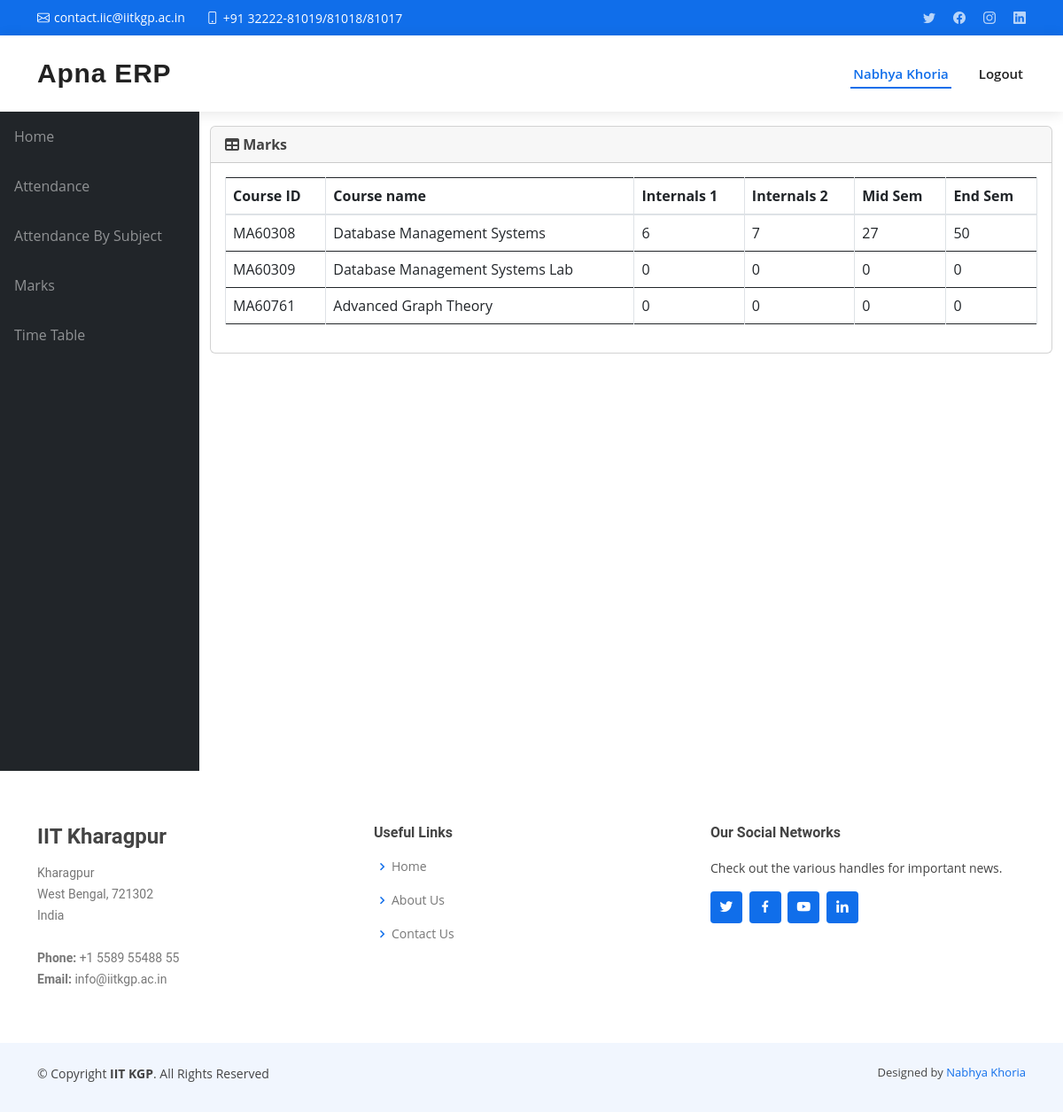
The page /info/student/20MA20035/marks_list/ (signed in) on the database its author committed.
### info/models.py (models this page shows, shortened)
class User(AbstractUser):
    @property
    def is_student(self):
        if hasattr(self, 'student'):
            return True
        return False

class Student(models.Model):
    user = models.OneToOneField(User, on_delete=models.CASCADE, null=True)
    class_id = models.ForeignKey(Class, on_delete=models.CASCADE, default=1)
    USN = models.CharField(primary_key='True', max_length=100)
    name = models.CharField(max_length=200)
    sex = models.CharField(max_length=50, choices=sex_choice, default='Male')
    DOB = models.DateField(default='1998-01-01')

class StudentCourse(models.Model):
    student = models.ForeignKey(Student, on_delete=models.CASCADE)
    course = models.ForeignKey(Course, on_delete=models.CASCADE)
    class Meta:
        unique_together = (('student', 'course'),)
        verbose_name_plural = 'Marks'

class Course(models.Model):
    dept = models.ForeignKey(Dept, on_delete=models.CASCADE)
    id = models.CharField(primary_key='True', max_length=50)
    name = models.CharField(max_length=50)
    shortname = models.CharField(max_length=50, default='X')

class Marks(models.Model):
    studentcourse = models.ForeignKey(StudentCourse, on_delete=models.CASCADE)
    name = models.CharField(max_length=50, choices=test_name, default='Internal test 1')
    marks1 = models.IntegerField(default=0, validators=[MinValueValidator(0), MaxValueValidator(100)])
    class Meta:
        unique_together = (('studentcourse', 'name'),)

### info/views.py (the view)
# urls.py: path('student/<slug:stud_id>/marks_list/',
@login_required()
def marks_list(request, stud_id):
    stud = Student.objects.get(USN=stud_id, )
    ass_list = Assign.objects.filter(class_id_id=stud.class_id)
    sc_list = []
    for ass in ass_list:
        try:
            sc = StudentCourse.objects.get(student=stud, course=ass.course)
        except StudentCourse.DoesNotExist:
            sc = StudentCourse(student=stud, course=ass.course)
            sc.save()
            sc.marks_set.create(type='I', name='Internal test 1')
            sc.marks_set.create(type='I', name='Internal test 2')
            sc.marks_set.create(type='I', name='Mid Semester Exam')
            sc.marks_set.create(type='S', name='Semester End Exam')
        sc_list.append(sc)
    return render(request, 'info/marks_list.html', {'sc_list': sc_list})

### info/templates/info/marks_list.html
{% extends 'info/base.html' %}
    {% load static %}
    {% block content %}
                  <div class="card mb-3">
            <div class="card-header">
              <i class="fas fa-table"></i>
            <b>Marks</b></div>
            <div class="card-body">
              <div class="table-responsive">
                <table class="table table-bordered" id="dataTable" width="100%" cellspacing="0">
                  <thead>
                    <tr>
                        <th>Course ID</th>
                        <th>Course name</th>
                        <th>Internals 1</th>
                        <th>Internals 2</th>
                        <th>Mid Sem</th>
                        <th>End Sem</th>
                    </tr>
                  </thead>
                  <tbody>
                    {% for sc in sc_list %}
                    <tr>
                        <td>{{ sc.course_id }}</td>
                        <td>{{sc.course.name}}</td>
                        {% for m in sc.marks_set.all %}
                            <td>{{ m.marks1 }}</td>
                        {% endfor %}
                    </tr>
                    {% empty %}
                            <p>student has no courses</p>
                    {% endfor %}
                  </tbody>
                </table>
              </div>
            </div>
          </div>
    {% endblock %}

### info/templates/info/base.html (shortened to what this page needs)
<!DOCTYPE html>
<html lang="en">
  <head>
      {% load static %}
    <link href="{% static '/info/bootstrap/vendor/bootstrap/css/bootstrap.min.css' %}" rel="stylesheet">
    <link href="{% static '/info/bootstrap/vendor/fontawesome-free/css/all.min.css' %}" rel="stylesheet" type="text/css">
    <link href="{% static '/info/bootstrap/vendor/datatables/dataTables.bootstrap4.css' %}" rel="stylesheet">
    <link href="{% static '/info/bootstrap/css/sb-admin.css' %}" rel="stylesheet">
<link href="{% static 'info/home/vendor/aos/aos.css' %}" rel="stylesheet">
<link href="{% static 'info/home/vendor/bootstrap/css/bootstrap.min.css' %}" rel="stylesheet">
<link href="{% static 'info/home/vendor/bootstrap-icons/bootstrap-icons.css' %}" rel="stylesheet">
<link href="{% static 'info/home/vendor/boxicons/css/boxicons.min.css' %}" rel="stylesheet">
<link href="{% static 'info/home/vendor/glightbox/css/glightbox.min.css' %}" rel="stylesheet">
<link href="{% static 'info/home/vendor/swiper/swiper-bundle.min.css' %}" rel="stylesheet">
<link href="{% static 'info/home/css/style.css' %}" rel="stylesheet">
  </head>
  <body id="page-top">
    <section id="topbar" class="d-flex align-items-center">
      <div class="container d-flex justify-content-center justify-content-md-between">
        <div class="contact-info d-flex align-items-center">
          <i class="bi bi-envelope d-flex align-items-center"><a href="mailto:contact@example.com">contact.iic@iitkgp.ac.in</a></i>
        <i class="bi bi-phone d-flex align-items-center ms-4"><span>+91 32222-81019/81018/81017</span></i>
        </div>
        <div class="social-links d-none d-md-flex align-items-center">
          <a href="#" class="twitter"><i class="bi bi-twitter"></i></a>
          <a href="#" class="facebook"><i class="bi bi-facebook"></i></a>
          <a href="#" class="instagram"><i class="bi bi-instagram"></i></a>
          <a href="#" class="linkedin"><i class="bi bi-linkedin"></i></i></a>
        </div>
      </div>
    </section>
    <header id="header" class="d-flex align-items-center" >
      <div class="container d-flex align-items-center justify-content-between">
        <h1 class="logo"><a href="{% url 'index' %}">Apna ERP</a></h1>
        <button class="btn btn-link btn-sm text-white order-1 order-sm-0" id="sidebarToggle" href="#">
          <i class="fas fa-bars"></i>
        </button>
        <nav id="navbar" class="navbar">
          <ul>
            <li><a class="nav-link  text-capitalize active" href="#">
            {% if request.user.is_student %}
                    {{ request.user.student.name }}
                {% elif request.user.is_teacher %}
                    {{ request.user.teacher.name }}
                {% endif %}
              </a></li>
            <li><a class="nav-link " href="#" data-toggle="modal" data-target="#logoutModal">Logout</a></li>
          </ul>
        </nav>
      </div>
    </header>
    <div id="wrapper">
      <ul class="sidebar navbar-nav">
            <li class="nav-item">
              <a class="nav-link" href="{% url 'index' %}">
                <span>Home</span>
              </a>
            </li>
        {% if request.user.is_student %}
            <li class="nav-item">
              <a class="nav-link" href="{% url 'attendance' request.user.student.USN %}">
                <span>Attendance</span>
              </a>
            </li>
            <li class="nav-item">
              <a class="nav-link" href="{% url 'attendance' request.user.student.USN %}">
                <span>Attendance By Subject</span>
              </a>
            </li>
            <li class="nav-item">
              <a class="nav-link" href="{% url 'marks_list' request.user.student.USN %}">
                <span>Marks</span>
              </a>
            </li>
              <li class="nav-item">
              <a class="nav-link" href="{% url 'timetable' request.user.student.class_id_id %}">
                <span>Time Table</span>
              </a>
            </li>
        {% endif %}
      </ul>
      <div id="content-wrapper">
        <div class="container-fluid">
            {% block content %}
            {% endblock %}
        </div>
      </div>
    </div>
    <footer id="footer">
    <div class="footer-top">
      <div class="container">
        <div class="row">
          <div class="col-lg-4 col-md-6 footer-contact">
            <h3>IIT Kharagpur</h3>
            <p>
              Kharagpur <br>
              West Bengal, 721302<br>
              India <br><br>
              <strong>Phone:</strong> +1 5589 55488 55<br>
              <strong>Email:</strong> info@iitkgp.ac.in<br>
            </p>
          </div>
          <div class="col-lg-4 col-md-6 footer-links">
            <h4>Useful Links</h4>
            <ul>
              <li><i class="bx bx-chevron-right"></i> <a href="{% url 'home' %}#hero">Home</a></li>
              <li><i class="bx bx-chevron-right"></i> <a href="{% url 'home' %}#about">About Us</a></li>
              <li><i class="bx bx-chevron-right"></i> <a href="{% url 'home' %}#contact">Contact Us</a></li>
            </ul>
          </div>
          <div class="col-lg-4 col-md-6 footer-links">
            <h4>Our Social Networks</h4>
            <p>Check out the various handles for important news.</p>
            <div class="social-links mt-3">
              <a href="https://twitter.com/IITKgp" class="twitter" target="_blank"><i class="bx bxl-twitter"></i></a>
              <a href="https://www.facebook.com/IITKgp/" class="facebook" target="_blank"><i class="bx bxl-facebook"></i></a>
              <a href="https://www.youtube.com/@IITKharagpurOnline" class="google-plus" target="_blank"><i class="bx bxl-youtube"></i></a>
              <a href="https://www.linkedin.com/school/indian-institute-of-technology-kharagpur/" class="linkedin" target="_blank"><i class="bx bxl-linkedin"></i></a>
            </div>
          </div>
        </div>
      </div>
    </div>
    <div class="container py-4">
      <div class="copyright">
        &copy; Copyright <strong><span>IIT KGP</span></strong>. All Rights Reserved
      </div>
      <div class="credits">
        Designed by <a href="https://linkedin.com/in/nabhya-khoria-30a601218/" target="_blank">Nabhya Khoria</a>
      </div>
    </div>
  </footer>
  </body>
</html>

### info/static/info/home/css/style.css (style rules this page uses)
body { font-family: "Open Sans", sans-serif; color: #444444; overflow-x: hidden; }
a { color: #106eea; text-decoration: none; }
h1, h2, h3, h4, h5, h6 { font-family: "Roboto", sans-serif; }
#topbar { background: #106eea; height: 40px; font-size: 14px; transition: all 0.5s; color: #fff; padding: 0; }
#topbar .contact-info i { font-style: normal; color: #fff; }
#topbar .contact-info i a, #topbar .contact-info i span { padding-left: 5px; color: #fff; }
#topbar .contact-info i a { line-height: 0; transition: 0.3s; transition: 0.3s; }
#topbar .social-links a { color: rgba(255, 255, 255, 0.7); line-height: 0; transition: 0.3s; margin-left: 20px; }
#header { background: #fff; transition: all 0.5s; z-index: 997; height: 86px; box-shadow: 0px 2px 15px rgba(0, 0, 0, 0.1); }
#header .logo { font-size: 30px; margin: 0; padding: 0; line-height: 1; font-weight: 600; letter-spacing: 0.8px; font-family: "Poppins", sans-serif; }
#header .logo a { color: #222222; }
.navbar { padding: 0; }
.navbar ul { margin: 0; padding: 0; display: flex; list-style: none; align-items: center; }
.navbar li { position: relative; }
.navbar>ul>li { white-space: nowrap; padding: 10px 0 10px 28px; }
.navbar a, .navbar a:focus { display: flex; align-items: center; justify-content: space-between; padding: 0 3px; font-size: 15px; font-weight: 600; color: #222222; white-space: nowrap; transition: 0.3s; position: relative; }
.navbar>ul>li>a:before { content: ""; position: absolute; width: 100%; height: 2px; bottom: -6px; left: 0; background-color: #106eea; visibility: hidden; width: 0px; transition: all 0.3s ease-in-out 0s; }
.navbar a:hover:before, .navbar li:hover>a:before, .navbar .active:before { visibility: visible; width: 100%; }
.navbar a:hover, .navbar .active, .navbar .active:focus, .navbar li:hover>a { color: #106eea; }
section { padding: 60px 0; overflow: hidden; }
#footer { background: #fff; padding: 0 0 30px 0; color: #444444; font-size: 14px; background: #f1f6fe; }
#footer .footer-top { padding: 60px 0 30px 0; background: #fff; }
#footer .footer-top .footer-contact { margin-bottom: 30px; }
#footer .footer-top .footer-contact h3 { font-size: 24px; margin: 0 0 15px 0; padding: 2px 0 2px 0; line-height: 1; font-weight: 700; }
#footer .footer-top .footer-contact p { font-size: 14px; line-height: 24px; margin-bottom: 0; font-family: "Roboto", sans-serif; color: #777777; }
#footer .footer-top h4 { font-size: 16px; font-weight: bold; color: #444444; position: relative; padding-bottom: 12px; }
#footer .footer-top .footer-links { margin-bottom: 30px; }
#footer .footer-top .footer-links ul { list-style: none; padding: 0; margin: 0; }
#footer .footer-top .footer-links ul i { padding-right: 2px; color: #106eea; font-size: 18px; line-height: 1; }
#footer .footer-top .footer-links ul li { padding: 10px 0; display: flex; align-items: center; }
#footer .footer-top .footer-links ul li:first-child { padding-top: 0; }
#footer .footer-top .footer-links ul a { color: #777777; transition: 0.3s; display: inline-block; line-height: 1; }
#footer .footer-top .social-links a { font-size: 18px; display: inline-block; background: #106eea; color: #fff; line-height: 1; padding: 8px 0; margin-right: 4px; border-radius: 4px; text-align: center; width: 36px; height: 36px; transition: 0.3s; }
#footer .copyright { text-align: center; float: left; }
#footer .credits { float: right; text-align: center; font-size: 13px; color: #444444; }

### rows shown on the page
User: user.student.name "Nabhya Khoria"
StudentCourse: course_id "MA60308", course.name "Database Management Systems"
Marks: marks1 "6"
Marks: marks1 "7"
Marks: marks1 "27"
Marks: marks1 "50"
StudentCourse: course_id "MA60309", course.name "Database Management Systems Lab"
Marks: marks1 "0"
Marks: marks1 "0"
Marks: marks1 "0"
Marks: marks1 "0"
StudentCourse: course_id "MA60761", course.name "Advanced Graph Theory"
Marks: marks1 "0"
Marks: marks1 "0"
Marks: marks1 "0"
Marks: marks1 "0"
